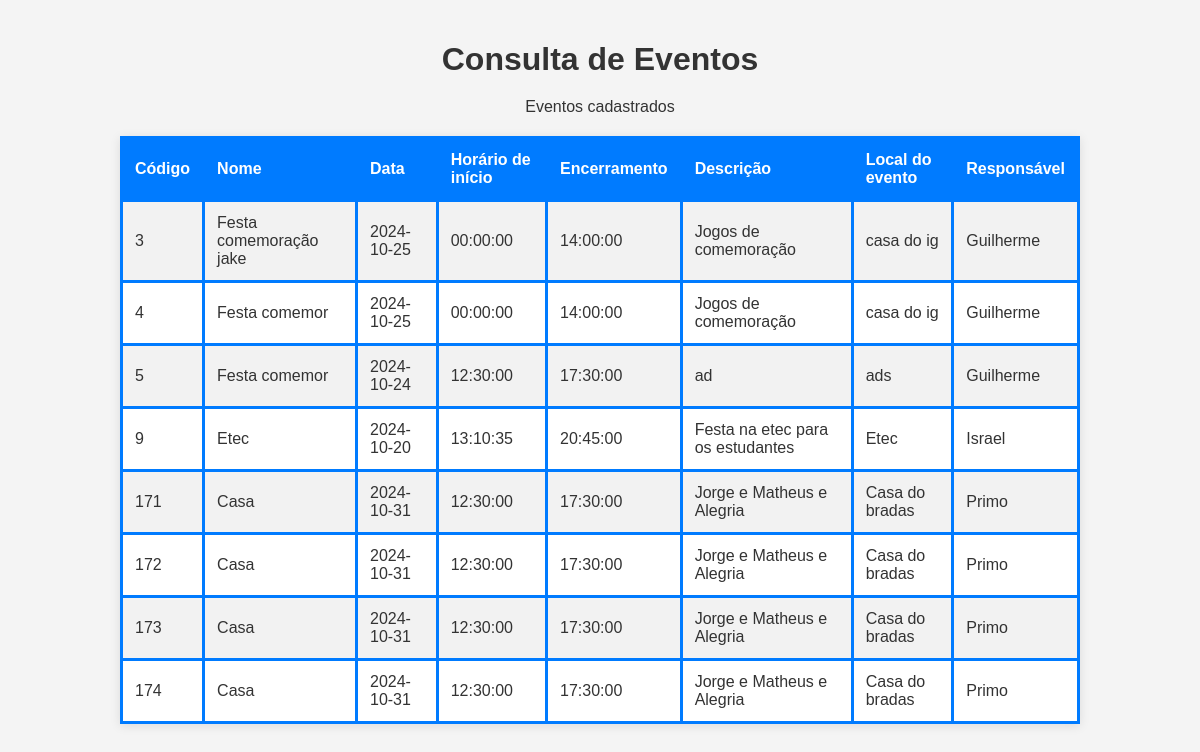
Screenshot of /ver-eventos.php with the database file from the repository.
### tables this page shows
CREATE TABLE `evento` (
  `id_event` int(11) NOT NULL,
  `nm_event` varchar(255) NOT NULL,
  `dt_event` date NOT NULL,
  `hr_inicio_event` time NOT NULL,
  `hr_final_event` time NOT NULL,
  `descricao_event` text DEFAULT NULL,
  `local_event` varchar(255) DEFAULT NULL,
  `responsavel_event` varchar(255) DEFAULT NULL
);

### ver-eventos.php (the view, shortened to what this page needs)
<?php
    $host = "localhost:3306";
    $user = "root";
    $pass = "";
    $base = "eventos";
    $conexao = mysqli_connect ($host, $user, $pass, $base);
    $resultadoSelect = mysqli_query($conexao, "SELECT * FROM evento");
    echo '<!DOCTYPE html>
    <html lang="en">
    <head>
        <meta charset="utf-8">
        <meta name="viewport" content="width=device-width, initial-scale=1.0">
        <title>Eventos</title>
        <link rel="stylesheet" href="style.css">
    </head>
    <body>
        <h1>Consulta de Eventos</h1>
        <div class="success-message">Eventos cadastrados</div>
        <table>
            <tr><th>Código</th><th>Nome</th><th>Data</th><th>Horário de início</th><th>Encerramento</th><th>Descrição</th><th>Local do evento</th><th>Responsável</th></tr>';
    while ($escrever = mysqli_fetch_array($resultadoSelect)) {
        echo "</td><td>" . $escrever['id_event'] . "</td><td>" . $escrever['nm_event'] . "</td><td>" . $escrever['dt_event'] ."</td><td>" . $escrever['hr_inicio_event'] ."</td><td>" . $escrever['hr_final_event'] ."</td><td>" . $escrever['descricao_event'] ."</td><td>" . $escrever['local_event'] ."</td><td>" . $escrever['responsavel_event'] ."</td></tr>";
    }
    echo "</table>";
?>

### style.css (style rules this page uses)
body { font-family: Arial, sans-serif; background-color: #f4f4f4; color: #333; display: flex; flex-direction: column; align-items: center; justify-content: center; height: 100vh; margin: 0; }
h1 { margin-bottom: 20px; }
table { border-collapse: collapse; width: 80%; margin: 20px 0; background-color: #fff; box-shadow: 0 2px 10px rgba(0, 0, 0, 0.1); }
th, td { border: 3px solid #007BFF; padding: 12px; text-align: left; }
th { background-color: #007BFF; color: white; }

### rows the page displays
evento: id_event "3", nm_event "Festa comemoração jake", dt_event "2024-10-25", hr_inicio_event "00:00:00", hr_final_event "14:00:00", descricao_event "Jogos de comemoração", local_event "casa do ig", responsavel_event "Guilherme"
evento: id_event "4", nm_event "Festa comemor", dt_event "2024-10-25", hr_inicio_event "00:00:00", hr_final_event "14:00:00", descricao_event "Jogos de comemoração", local_event "casa do ig", responsavel_event "Guilherme"
evento: id_event "5", nm_event "Festa comemor", dt_event "2024-10-24", hr_inicio_event "12:30:00", hr_final_event "17:30:00", descricao_event "ad", local_event "ads", responsavel_event "Guilherme"
evento: id_event "9", nm_event "Etec", dt_event "2024-10-20", hr_inicio_event "13:10:35", hr_final_event "20:45:00", descricao_event "Festa na etec para os estudantes", local_event "Etec", responsavel_event "Israel"
evento: id_event "171", nm_event "Casa", dt_event "2024-10-31", hr_inicio_event "12:30:00", hr_final_event "17:30:00", descricao_event "Jorge e Matheus e Alegria", local_event "Casa do bradas", responsavel_event "Primo"
evento: id_event "172", nm_event "Casa", dt_event "2024-10-31", hr_inicio_event "12:30:00", hr_final_event "17:30:00", descricao_event "Jorge e Matheus e Alegria", local_event "Casa do bradas", responsavel_event "Primo"
evento: id_event "173", nm_event "Casa", dt_event "2024-10-31", hr_inicio_event "12:30:00", hr_final_event "17:30:00", descricao_event "Jorge e Matheus e Alegria", local_event "Casa do bradas", responsavel_event "Primo"
evento: id_event "174", nm_event "Casa", dt_event "2024-10-31", hr_inicio_event "12:30:00", hr_final_event "17:30:00", descricao_event "Jorge e Matheus e Alegria", local_event "Casa do bradas", responsavel_event "Primo"
